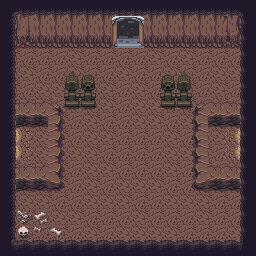

This is a level from a 2D game, rendered from its Tiled map with the project's own tilesets. A one-line summary and the complete map file follow:
An orthogonal 16x16 tile map with 16x16 px tiles, 4 tile layers (Ground, Collision, Collision1, Collision2), 2 tilesets and 12 objects.

<map version="1.10" tiledversion="1.10.1" orientation="orthogonal" renderorder="right-down" width="16" height="16" tilewidth="16" tileheight="16" infinite="0" nextlayerid="7" nextobjectid="19">
 <tileset firstgid="1" source="cave.tsx" />
 <tileset firstgid="1001" source="overworld.tsx" />
 <layer id="1" name="Ground" width="16" height="16">
  <data encoding="csv">
128,1,128,128,128,1,128,0,0,1,128,1,128,1,128,128,
1,128,1,128,128,1,128,128,128,128,128,1,1,1,1,1,
128,128,128,1,128,1,128,1,1,1,1,1,1,1,1,128,
128,128,128,128,1,128,128,128,128,1,128,1,128,128,128,1,
1,1,128,128,1,128,128,1,128,128,1,128,128,1,1,128,
128,128,1,1,1,1,1,128,1,128,1,128,128,1,128,1,
128,1,1,128,1,1,1,128,1,1,128,128,128,1,128,128,
1,128,128,128,128,1,128,128,1,1,128,1,128,1,1,128,
121,121,1,1,128,1,1,128,128,128,1,128,128,1,81,81,
121,121,1,1,1,1,128,128,128,128,1,1,1,128,81,81,
1,128,1,128,128,1,1,128,128,128,1,128,128,128,1,1,
1,128,1,1,128,1,128,1,1,1,128,128,1,1,1,1,
1,1,1,128,128,1,1,1,128,128,1,1,1,128,128,128,
1,1,128,1,1,128,128,128,1,128,128,128,1,128,128,1,
128,128,128,128,128,1,128,41,41,1,1,128,128,128,1,1,
1,1,1,128,128,128,1,1,128,128,1,1,128,128,1,128
</data>
 </layer>
 <layer id="4" name="Collision" width="16" height="16">
  <data encoding="csv">
0,83,83,83,83,83,83,0,0,83,83,83,83,83,83,0,
0,122,123,123,123,123,123,0,0,123,123,123,123,123,124,0,
0,202,203,203,203,203,203,2128,2129,203,203,203,203,203,204,0,
0,0,0,0,0,0,0,0,0,0,0,0,0,0,0,0,
0,0,0,0,0,0,0,0,0,0,0,0,0,0,0,0,
0,0,0,0,0,0,0,0,0,0,0,0,0,0,0,0,
0,0,0,0,90,89,0,0,0,0,89,90,0,0,0,0,
0,247,247,169,0,0,0,0,0,0,0,0,2147483817,2147483895,2147483895,0,
0,0,0,0,0,0,0,0,0,0,0,0,0,0,0,0,
0,0,0,0,0,0,0,0,0,0,0,0,0,0,0,0,
0,0,0,0,0,0,0,0,0,0,0,0,0,0,0,0,
0,247,247,249,0,0,0,0,0,0,0,0,2147483897,2147483895,2147483895,0,
0,0,0,0,0,0,0,0,0,0,0,0,0,0,0,0,
0,1108,1110,0,0,0,0,0,0,0,0,0,0,0,0,0,
0,1109,1149,1150,0,0,0,0,0,0,0,0,0,0,0,0,
0,0,0,0,0,0,0,0,0,0,0,0,0,0,0,0
</data>
 </layer>
 <layer id="2" name="Collision1" width="16" height="16">
  <data encoding="csv">
5,0,0,0,0,0,0,83,83,0,0,0,0,0,0,6,
44,0,0,0,0,0,0,2088,2089,0,0,0,0,0,0,42,
44,0,0,0,0,0,0,0,0,0,0,0,0,0,0,42,
44,0,0,0,0,0,0,0,0,0,0,0,0,0,0,42,
44,0,0,0,10,9,0,0,0,0,9,10,0,0,0,42,
44,0,0,0,50,49,0,0,0,0,49,50,0,0,0,42,
44,207,207,209,0,0,0,0,0,0,0,0,2147483857,2147483855,2147483855,42,
44,0,0,0,0,0,0,0,0,0,0,0,0,0,0,42,
44,0,0,169,0,0,0,0,0,0,0,0,2147483817,0,0,42,
44,0,0,169,0,0,0,0,0,0,0,0,2147483817,0,0,42,
44,207,207,169,0,0,0,0,0,0,0,0,2147483817,2147483855,2147483855,42,
44,0,0,0,0,0,0,0,0,0,0,0,0,0,0,42,
44,0,0,0,0,0,0,0,0,0,0,0,0,0,0,42,
44,0,0,0,0,0,0,0,0,0,0,0,0,0,0,42,
44,0,0,0,0,0,0,0,0,0,0,0,0,0,0,42,
45,3,3,3,3,3,3,3,3,3,3,3,3,3,3,46
</data>
 </layer>
 <layer id="6" name="Collision2" width="16" height="16">
  <data encoding="csv">
0,0,0,0,0,0,0,0,0,0,0,0,0,0,0,0,
0,0,0,0,0,0,0,0,0,0,0,0,0,0,0,0,
0,0,0,0,0,0,0,0,0,0,0,0,0,0,0,0,
0,0,0,0,0,0,0,0,0,0,0,0,0,0,0,0,
0,0,0,0,0,0,0,0,0,0,0,0,0,0,0,0,
0,0,0,0,0,0,0,0,0,0,0,0,0,0,0,0,
0,0,0,0,0,0,0,0,0,0,0,0,0,0,0,0,
0,0,0,0,0,0,0,0,0,0,0,0,0,0,0,0,
0,0,0,0,0,0,0,0,0,0,0,0,0,0,0,0,
0,0,0,0,0,0,0,0,0,0,0,0,0,0,0,0,
0,0,0,0,0,0,0,0,0,0,0,0,0,0,0,0,
0,0,0,0,0,0,0,0,0,0,0,0,0,0,0,0,
0,0,0,0,0,0,0,0,0,0,0,0,0,0,0,0,
0,0,0,0,0,0,0,0,0,0,0,0,0,0,0,0,
0,0,0,0,0,0,0,1,1,0,0,0,0,0,0,0,
0,0,0,0,0,0,0,0,0,0,0,0,0,0,0,0
</data>
 </layer>
 <objectgroup id="5" name="Collisions">
  <object id="3" x="64.1818" y="92.7273" width="31.8182" height="19.2727" />
  <object id="4" x="160" y="92.9091" width="32" height="19.0909" />
  <object id="5" x="0" y="0" width="112" height="48" />
  <object id="6" x="144" y="0" width="112" height="48" />
  <object id="10" x="240" y="0" width="16" height="128" />
  <object id="11" x="240" y="160" width="16" height="96" />
  <object id="12" x="0" y="240" width="112" height="16" />
  <object id="13" x="0" y="160" width="16" height="96" />
  <object id="14" x="0" y="0" width="16" height="128" />
  <object id="15" x="144" y="240" width="112" height="16" />
  <object id="17" x="16" y="128">
   <polygon points="0,0 32,0 31.875,43 0.125,42.5 0,64 48,64 48.25,-21.875 0,-22.125" />
  </object>
  <object id="18" x="240" y="128">
   <polygon points="0,0 -32,0 -31.875,43 -0.125,42.5 0,64 -48,64 -48.25,-21.875 0,-22.125" />
  </object>
 </objectgroup>
</map>
